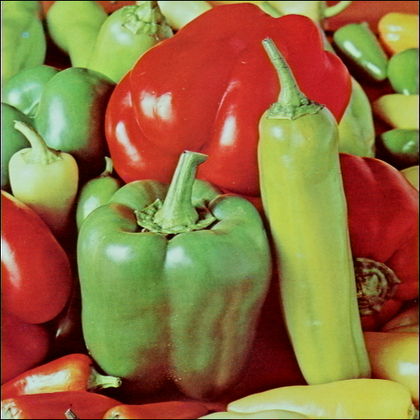
%> input picture assignments/peppers.bmp, 420 x 420 px, shrunk from 512 x 512 before the run
$ octave assignment_1.m   (GNU Octave 9; MATLAB toolbox functions it lacks are replaced by stand-ins)
%> lines starting %> are read from the running program, lines starting %| are printed output that depends on the picture; in (x1, y1, x2, y2) boxes, pixels count from 0 and x2, y2 are one past the last pixel; in counts of white or black regions, pixels touching at a corner belong together; the program's own positions count from 1
%{
    Charles Arnaudo
    arnaudoc@wit.edu
    Assignment 1
%}
clear all;

disp("---Finish Solving Problem 1---");
pause;

A = imread("peppers.bmp");
%> A is the input picture: size 420x420x3 uint8; mean R, G, B 144.2, 112.9, 64.2
figure, imshow(A);
title("RGB Original Image");

disp("---Finish Solving Problem 2---");
pause;

B = rgb2gray(A);
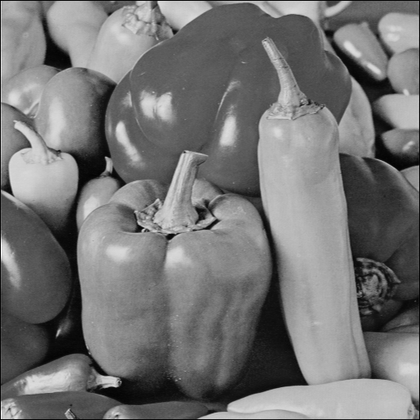
%> B: size 420x420 uint8; min 3, max 253, mean 116.7
TB = B.';
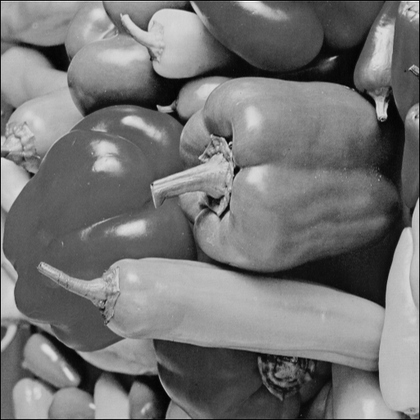
%> TB: size 420x420 uint8; min 3, max 253, mean 116.7; mean of the top-left, top-right, bottom-left and bottom-right quarters 131.7, 102.7, 115.6, 116.7
figure, imshowpair(B, TB, 'montage');
%> after `imshowpair(B, TB, 'montage')`:
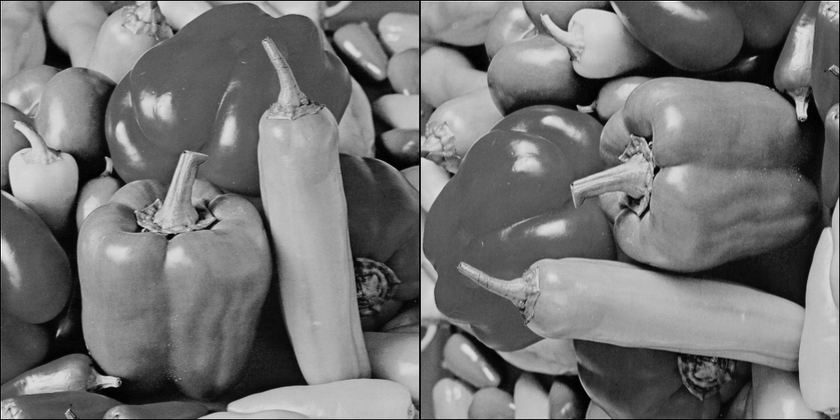
%> displayed picture: size 420x840, on the screen's scale of 0 to 255; min 0, max 255, mean 116

B = im2double(B);
%> B: size 420x420 double
disp(max(B));
disp(min(B));
disp(mean(B));
disp(median(B));

disp("---Finish Solving Problem 3---");
pause;

C = B;
figure, imshow(C);
title("Normalized Gray Scale Image");

disp("---Finish Solving Problem 4---");
pause;

D1 = C.^ .25 ;
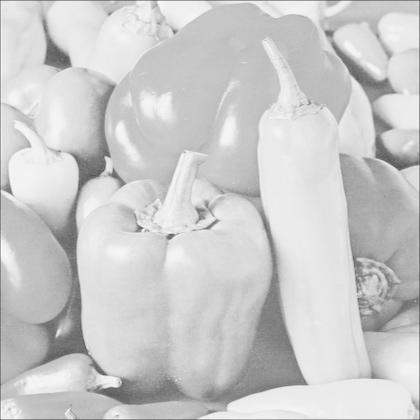
%> D1: size 420x420 double; min 0.329, max 0.998, mean 0.799
D2 = C.^ 1.25;
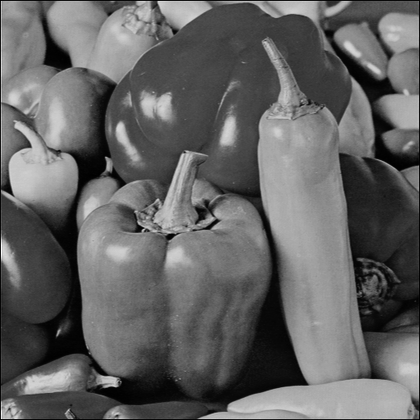
%> D2: size 420x420 double; min 0.00387, max 0.99, mean 0.39

figure;
subplot(2,1,1), imshow(D1);
title(".25");
subplot(2,1,2), imshow(D2);
title("1.25");

imwrite(D2, "charles_D2.jpg");

disp("By raising all values to a value less than 1. we are reducing the intensity of the color, which is grayscale, becoming more white");
disp("By raising all values to a value greater than 1. we are increasing the intensity of the color, which is grayscale, becoming more black");

disp("---Finish Solving Problem 5---");
pause;

bw1 = C;
[i, j] = size(bw1);
%> i = 420; j = 420

for i=1:i
    for j=1:j
        if bw1(i, j) >= .3
            bw1(i, j) = 1;
        else
            bw1(i, j) = 0;
        end
    end
end
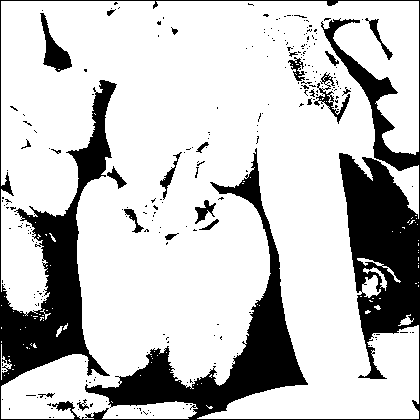
%> bw1: size 420x420 double; values 0 (black) and 1 (white), 77.6% white; 252 black regions (229 under 20 px), largest, box (x1, y1, x2, y2) and area: (0, 0, 420, 420) 36034, (40, 13, 72, 72) 728, (314, 72, 350, 124) 423

bw2 = im2bw(C, .3);

figure;
subplot(1,2,1), imshow(bw1);
title("matlab method");
subplot(1,2,2), imshow(bw2);
title("my method");
disp("My method worked");

disp("---Finish Solving Problem 6---");
pause;

close all;
clear all;

function [output] = ReduceGrayScale(input)
%REDUCEGRAYSCALE Reduces Gray Scale
    output = input.^.25;
end
